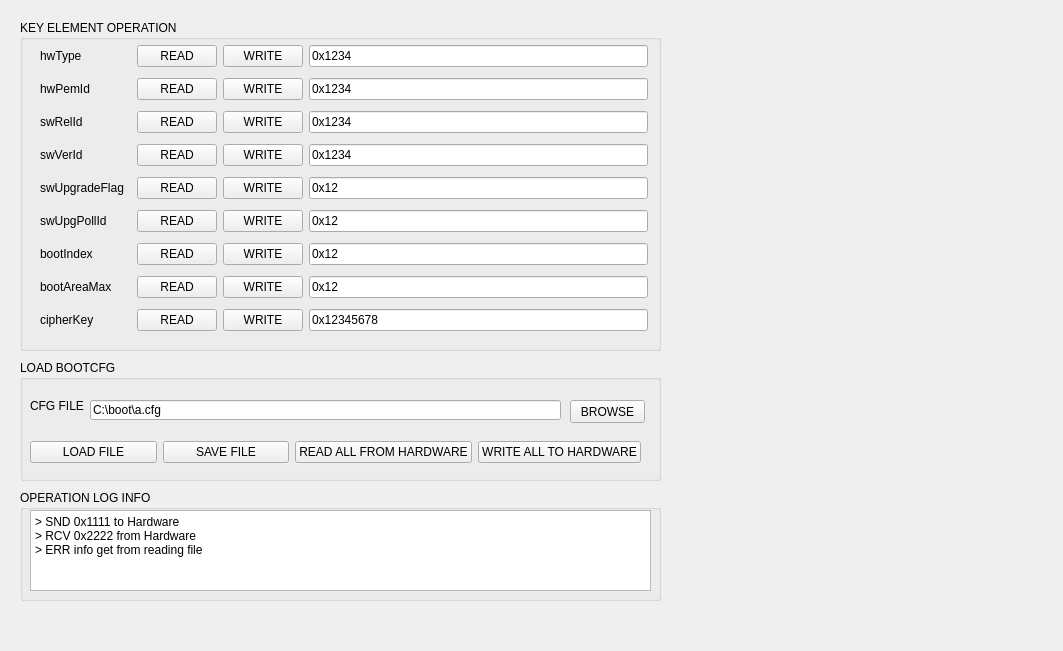
<?xml version="1.0" encoding="UTF-8"?>
<ui version="4.0">
 <class>ObjFmpt2Form</class>
 <widget class="QWidget" name="ObjFmpt2Form">
  <property name="geometry">
   <rect>
    <x>0</x>
    <y>0</y>
    <width>1063</width>
    <height>651</height>
   </rect>
  </property>
  <property name="windowTitle">
   <string>FMPT2</string>
  </property>
  <widget class="QGroupBox" name="groupBox_LoadBootcfg">
   <property name="geometry">
    <rect>
     <x>20</x>
     <y>360</y>
     <width>641</width>
     <height>121</height>
    </rect>
   </property>
   <property name="title">
    <string>LOAD BOOTCFG</string>
   </property>
   <widget class="QLabel" name="label_CfgFile">
    <property name="geometry">
     <rect>
      <x>10</x>
      <y>40</y>
      <width>54</width>
      <height>12</height>
     </rect>
    </property>
    <property name="text">
     <string>CFG FILE</string>
    </property>
   </widget>
   <widget class="QPushButton" name="pushButton_LbcBrowse">
    <property name="geometry">
     <rect>
      <x>550</x>
      <y>40</y>
      <width>75</width>
      <height>23</height>
     </rect>
    </property>
    <property name="text">
     <string>BROWSE</string>
    </property>
   </widget>
   <widget class="QLineEdit" name="lineEdit">
    <property name="geometry">
     <rect>
      <x>70</x>
      <y>40</y>
      <width>471</width>
      <height>20</height>
     </rect>
    </property>
    <property name="text">
     <string>C:\boot\a.cfg</string>
    </property>
   </widget>
   <widget class="QWidget" name="layoutWidget">
    <property name="geometry">
     <rect>
      <x>10</x>
      <y>80</y>
      <width>611</width>
      <height>25</height>
     </rect>
    </property>
    <layout class="QHBoxLayout" name="horizontalLayout">
     <item>
      <widget class="QPushButton" name="pushButton_LbcLoadFile">
       <property name="text">
        <string>LOAD FILE</string>
       </property>
      </widget>
     </item>
     <item>
      <widget class="QPushButton" name="pushButton_LbcSaveFile">
       <property name="text">
        <string>SAVE FILE</string>
       </property>
      </widget>
     </item>
     <item>
      <widget class="QPushButton" name="pushButton_LbcReadAllFromHw">
       <property name="text">
        <string>READ ALL FROM HARDWARE</string>
       </property>
      </widget>
     </item>
     <item>
      <widget class="QPushButton" name="pushButton_LbcWriteAllToHw">
       <property name="text">
        <string>WRITE ALL TO HARDWARE</string>
       </property>
      </widget>
     </item>
    </layout>
   </widget>
  </widget>
  <widget class="QGroupBox" name="groupBox_KeyElementOperation">
   <property name="geometry">
    <rect>
     <x>20</x>
     <y>20</y>
     <width>641</width>
     <height>331</height>
    </rect>
   </property>
   <property name="title">
    <string>KEY ELEMENT OPERATION</string>
   </property>
   <widget class="QWidget" name="layoutWidget">
    <property name="geometry">
     <rect>
      <x>20</x>
      <y>20</y>
      <width>608</width>
      <height>301</height>
     </rect>
    </property>
    <layout class="QVBoxLayout" name="verticalLayout_2">
     <item>
      <layout class="QHBoxLayout" name="horizontalLayout_19">
       <item>
        <widget class="QLabel" name="label_hwType">
         <property name="minimumSize">
          <size>
           <width>91</width>
           <height>0</height>
          </size>
         </property>
         <property name="text">
          <string>hwType</string>
         </property>
        </widget>
       </item>
       <item>
        <widget class="QPushButton" name="pushButton_hwType_read">
         <property name="text">
          <string>READ</string>
         </property>
        </widget>
       </item>
       <item>
        <widget class="QPushButton" name="pushButton_hwType_write">
         <property name="text">
          <string>WRITE</string>
         </property>
        </widget>
       </item>
       <item>
        <widget class="QLineEdit" name="lineEdit_10">
         <property name="text">
          <string>0x1234</string>
         </property>
        </widget>
       </item>
      </layout>
     </item>
     <item>
      <layout class="QHBoxLayout" name="horizontalLayout_20">
       <item>
        <widget class="QLabel" name="label_hwPemId">
         <property name="minimumSize">
          <size>
           <width>91</width>
           <height>0</height>
          </size>
         </property>
         <property name="text">
          <string>hwPemId</string>
         </property>
        </widget>
       </item>
       <item>
        <widget class="QPushButton" name="pushButton_hwPemId_read">
         <property name="text">
          <string>READ</string>
         </property>
        </widget>
       </item>
       <item>
        <widget class="QPushButton" name="pushButton_hwPemId_write">
         <property name="text">
          <string>WRITE</string>
         </property>
        </widget>
       </item>
       <item>
        <widget class="QLineEdit" name="lineEdit_11">
         <property name="text">
          <string>0x1234</string>
         </property>
        </widget>
       </item>
      </layout>
     </item>
     <item>
      <layout class="QHBoxLayout" name="horizontalLayout_21">
       <item>
        <widget class="QLabel" name="label_swRelId">
         <property name="minimumSize">
          <size>
           <width>91</width>
           <height>0</height>
          </size>
         </property>
         <property name="text">
          <string>swRelId</string>
         </property>
        </widget>
       </item>
       <item>
        <widget class="QPushButton" name="pushButton_swRelId_read">
         <property name="text">
          <string>READ</string>
         </property>
        </widget>
       </item>
       <item>
        <widget class="QPushButton" name="pushButton_swRelId_write">
         <property name="text">
          <string>WRITE</string>
         </property>
        </widget>
       </item>
       <item>
        <widget class="QLineEdit" name="lineEdit_12">
         <property name="text">
          <string>0x1234</string>
         </property>
        </widget>
       </item>
      </layout>
     </item>
     <item>
      <layout class="QHBoxLayout" name="horizontalLayout_22">
       <item>
        <widget class="QLabel" name="label_swVerId">
         <property name="minimumSize">
          <size>
           <width>91</width>
           <height>0</height>
          </size>
         </property>
         <property name="text">
          <string>swVerId</string>
         </property>
        </widget>
       </item>
       <item>
        <widget class="QPushButton" name="pushButton_swVerI_read">
         <property name="text">
          <string>READ</string>
         </property>
        </widget>
       </item>
       <item>
        <widget class="QPushButton" name="pushButton_swVerId_write">
         <property name="text">
          <string>WRITE</string>
         </property>
        </widget>
       </item>
       <item>
        <widget class="QLineEdit" name="lineEdit_13">
         <property name="text">
          <string>0x1234</string>
         </property>
        </widget>
       </item>
      </layout>
     </item>
     <item>
      <layout class="QHBoxLayout" name="horizontalLayout_23">
       <item>
        <widget class="QLabel" name="label_swUpgradeFlag">
         <property name="minimumSize">
          <size>
           <width>91</width>
           <height>0</height>
          </size>
         </property>
         <property name="text">
          <string>swUpgradeFlag</string>
         </property>
        </widget>
       </item>
       <item>
        <widget class="QPushButton" name="pushButton_swUpgradeFlag_read">
         <property name="text">
          <string>READ</string>
         </property>
        </widget>
       </item>
       <item>
        <widget class="QPushButton" name="pushButton_swUpgradeFlag_write">
         <property name="text">
          <string>WRITE</string>
         </property>
        </widget>
       </item>
       <item>
        <widget class="QLineEdit" name="lineEdit_14">
         <property name="text">
          <string>0x12</string>
         </property>
        </widget>
       </item>
      </layout>
     </item>
     <item>
      <layout class="QHBoxLayout" name="horizontalLayout_24">
       <item>
        <widget class="QLabel" name="label_swUpgPollId">
         <property name="minimumSize">
          <size>
           <width>91</width>
           <height>0</height>
          </size>
         </property>
         <property name="text">
          <string>swUpgPollId</string>
         </property>
        </widget>
       </item>
       <item>
        <widget class="QPushButton" name="pushButton_swUpgPollId_read">
         <property name="text">
          <string>READ</string>
         </property>
        </widget>
       </item>
       <item>
        <widget class="QPushButton" name="pushButton_swUpgPollId_write">
         <property name="text">
          <string>WRITE</string>
         </property>
        </widget>
       </item>
       <item>
        <widget class="QLineEdit" name="lineEdit_15">
         <property name="text">
          <string>0x12</string>
         </property>
        </widget>
       </item>
      </layout>
     </item>
     <item>
      <layout class="QHBoxLayout" name="horizontalLayout_25">
       <item>
        <widget class="QLabel" name="label_bootIndex">
         <property name="minimumSize">
          <size>
           <width>91</width>
           <height>0</height>
          </size>
         </property>
         <property name="text">
          <string>bootIndex</string>
         </property>
        </widget>
       </item>
       <item>
        <widget class="QPushButton" name="pushButton_bootIndex_read">
         <property name="text">
          <string>READ</string>
         </property>
        </widget>
       </item>
       <item>
        <widget class="QPushButton" name="pushButton_bootInde_write">
         <property name="text">
          <string>WRITE</string>
         </property>
        </widget>
       </item>
       <item>
        <widget class="QLineEdit" name="lineEdit_16">
         <property name="text">
          <string>0x12</string>
         </property>
        </widget>
       </item>
      </layout>
     </item>
     <item>
      <layout class="QHBoxLayout" name="horizontalLayout_26">
       <item>
        <widget class="QLabel" name="label_bootAreaMax">
         <property name="minimumSize">
          <size>
           <width>91</width>
           <height>0</height>
          </size>
         </property>
         <property name="text">
          <string>bootAreaMax</string>
         </property>
        </widget>
       </item>
       <item>
        <widget class="QPushButton" name="pushButton_bootAreaMax_read">
         <property name="text">
          <string>READ</string>
         </property>
        </widget>
       </item>
       <item>
        <widget class="QPushButton" name="pushButton_bootAreaMax_write">
         <property name="text">
          <string>WRITE</string>
         </property>
        </widget>
       </item>
       <item>
        <widget class="QLineEdit" name="lineEdit_17">
         <property name="text">
          <string>0x12</string>
         </property>
        </widget>
       </item>
      </layout>
     </item>
     <item>
      <layout class="QHBoxLayout" name="horizontalLayout_27">
       <item>
        <widget class="QLabel" name="label_cipherKey">
         <property name="minimumSize">
          <size>
           <width>91</width>
           <height>0</height>
          </size>
         </property>
         <property name="text">
          <string>cipherKey</string>
         </property>
        </widget>
       </item>
       <item>
        <widget class="QPushButton" name="pushButton_cipherKey_read">
         <property name="text">
          <string>READ</string>
         </property>
        </widget>
       </item>
       <item>
        <widget class="QPushButton" name="pushButton_cipherKey_write">
         <property name="text">
          <string>WRITE</string>
         </property>
        </widget>
       </item>
       <item>
        <widget class="QLineEdit" name="lineEdit_18">
         <property name="text">
          <string>0x12345678</string>
         </property>
        </widget>
       </item>
      </layout>
     </item>
    </layout>
   </widget>
  </widget>
  <widget class="QGroupBox" name="groupBox_OperationLogInfo">
   <property name="geometry">
    <rect>
     <x>20</x>
     <y>490</y>
     <width>641</width>
     <height>111</height>
    </rect>
   </property>
   <property name="title">
    <string>OPERATION LOG INFO</string>
   </property>
   <widget class="QTextEdit" name="textEdit_OprLogInfo">
    <property name="geometry">
     <rect>
      <x>10</x>
      <y>20</y>
      <width>621</width>
      <height>81</height>
     </rect>
    </property>
    <property name="html">
     <string>&lt;!DOCTYPE HTML PUBLIC &quot;-//W3C//DTD HTML 4.0//EN&quot; &quot;http://www.w3.org/TR/REC-html40/strict.dtd&quot;&gt;
&lt;html&gt;&lt;head&gt;&lt;meta name=&quot;qrichtext&quot; content=&quot;1&quot; /&gt;&lt;style type=&quot;text/css&quot;&gt;
p, li { white-space: pre-wrap; }
&lt;/style&gt;&lt;/head&gt;&lt;body style=&quot; font-family:'SimSun'; font-size:9pt; font-weight:400; font-style:normal;&quot;&gt;
&lt;p style=&quot; margin-top:0px; margin-bottom:0px; margin-left:0px; margin-right:0px; -qt-block-indent:0; text-indent:0px;&quot;&gt;&amp;gt; SND 0x1111 to Hardware&lt;/p&gt;
&lt;p style=&quot; margin-top:0px; margin-bottom:0px; margin-left:0px; margin-right:0px; -qt-block-indent:0; text-indent:0px;&quot;&gt;&amp;gt; RCV 0x2222 from Hardware&lt;/p&gt;
&lt;p style=&quot; margin-top:0px; margin-bottom:0px; margin-left:0px; margin-right:0px; -qt-block-indent:0; text-indent:0px;&quot;&gt;&amp;gt; ERR info get from reading file&lt;/p&gt;&lt;/body&gt;&lt;/html&gt;</string>
    </property>
   </widget>
  </widget>
 </widget>
 <tabstops>
  <tabstop>pushButton_hwType_read</tabstop>
  <tabstop>pushButton_hwType_write</tabstop>
  <tabstop>lineEdit_10</tabstop>
  <tabstop>pushButton_hwPemId_read</tabstop>
  <tabstop>pushButton_hwPemId_write</tabstop>
  <tabstop>lineEdit_11</tabstop>
  <tabstop>pushButton_swRelId_read</tabstop>
  <tabstop>pushButton_swRelId_write</tabstop>
  <tabstop>lineEdit_12</tabstop>
  <tabstop>pushButton_swVerI_read</tabstop>
  <tabstop>pushButton_swVerId_write</tabstop>
  <tabstop>lineEdit_13</tabstop>
  <tabstop>pushButton_swUpgradeFlag_read</tabstop>
  <tabstop>pushButton_swUpgradeFlag_write</tabstop>
  <tabstop>lineEdit_14</tabstop>
  <tabstop>pushButton_swUpgPollId_read</tabstop>
  <tabstop>pushButton_swUpgPollId_write</tabstop>
  <tabstop>lineEdit_15</tabstop>
  <tabstop>pushButton_bootIndex_read</tabstop>
  <tabstop>pushButton_bootInde_write</tabstop>
  <tabstop>lineEdit_16</tabstop>
  <tabstop>pushButton_bootAreaMax_read</tabstop>
  <tabstop>pushButton_bootAreaMax_write</tabstop>
  <tabstop>lineEdit_17</tabstop>
  <tabstop>pushButton_cipherKey_read</tabstop>
  <tabstop>pushButton_cipherKey_write</tabstop>
  <tabstop>lineEdit_18</tabstop>
  <tabstop>lineEdit</tabstop>
  <tabstop>pushButton_LbcBrowse</tabstop>
  <tabstop>pushButton_LbcLoadFile</tabstop>
  <tabstop>pushButton_LbcSaveFile</tabstop>
  <tabstop>pushButton_LbcReadAllFromHw</tabstop>
  <tabstop>pushButton_LbcWriteAllToHw</tabstop>
  <tabstop>textEdit_OprLogInfo</tabstop>
 </tabstops>
 <resources/>
 <connections>
  <connection>
   <sender>pushButton_hwType_read</sender>
   <signal>clicked()</signal>
   <receiver>ObjFmpt2Form</receiver>
   <slot>slotKeoHwTypeRead()</slot>
   <hints>
    <hint type="sourcelabel">
     <x>186</x>
     <y>48</y>
    </hint>
    <hint type="destinationlabel">
     <x>672</x>
     <y>42</y>
    </hint>
   </hints>
  </connection>
  <connection>
   <sender>pushButton_hwType_write</sender>
   <signal>clicked()</signal>
   <receiver>ObjFmpt2Form</receiver>
   <slot>slotKeoHwTypeWrite()</slot>
   <hints>
    <hint type="sourcelabel">
     <x>260</x>
     <y>50</y>
    </hint>
    <hint type="destinationlabel">
     <x>804</x>
     <y>43</y>
    </hint>
   </hints>
  </connection>
  <connection>
   <sender>pushButton_hwPemId_read</sender>
   <signal>clicked()</signal>
   <receiver>ObjFmpt2Form</receiver>
   <slot>slotKeoHwPemIdRead()</slot>
   <hints>
    <hint type="sourcelabel">
     <x>160</x>
     <y>85</y>
    </hint>
    <hint type="destinationlabel">
     <x>667</x>
     <y>85</y>
    </hint>
   </hints>
  </connection>
  <connection>
   <sender>pushButton_hwPemId_write</sender>
   <signal>clicked()</signal>
   <receiver>ObjFmpt2Form</receiver>
   <slot>slotKeoHwPemIdWrite()</slot>
   <hints>
    <hint type="sourcelabel">
     <x>275</x>
     <y>87</y>
    </hint>
    <hint type="destinationlabel">
     <x>801</x>
     <y>84</y>
    </hint>
   </hints>
  </connection>
  <connection>
   <sender>pushButton_swRelId_read</sender>
   <signal>clicked()</signal>
   <receiver>ObjFmpt2Form</receiver>
   <slot>slotKeoSwRelIdRead()</slot>
   <hints>
    <hint type="sourcelabel">
     <x>170</x>
     <y>120</y>
    </hint>
    <hint type="destinationlabel">
     <x>673</x>
     <y>125</y>
    </hint>
   </hints>
  </connection>
  <connection>
   <sender>pushButton_swRelId_write</sender>
   <signal>clicked()</signal>
   <receiver>ObjFmpt2Form</receiver>
   <slot>slotKeoSwRelIdWrite()</slot>
   <hints>
    <hint type="sourcelabel">
     <x>272</x>
     <y>127</y>
    </hint>
    <hint type="destinationlabel">
     <x>812</x>
     <y>115</y>
    </hint>
   </hints>
  </connection>
  <connection>
   <sender>pushButton_swVerI_read</sender>
   <signal>clicked()</signal>
   <receiver>ObjFmpt2Form</receiver>
   <slot>slotKeoSwVerIdRead()</slot>
   <hints>
    <hint type="sourcelabel">
     <x>164</x>
     <y>151</y>
    </hint>
    <hint type="destinationlabel">
     <x>670</x>
     <y>162</y>
    </hint>
   </hints>
  </connection>
  <connection>
   <sender>pushButton_swVerId_write</sender>
   <signal>clicked()</signal>
   <receiver>ObjFmpt2Form</receiver>
   <slot>slotKeoSwVerIdWrite()</slot>
   <hints>
    <hint type="sourcelabel">
     <x>279</x>
     <y>153</y>
    </hint>
    <hint type="destinationlabel">
     <x>812</x>
     <y>155</y>
    </hint>
   </hints>
  </connection>
  <connection>
   <sender>pushButton_swUpgradeFlag_read</sender>
   <signal>clicked()</signal>
   <receiver>ObjFmpt2Form</receiver>
   <slot>slotKeoSwUpgFlagRead()</slot>
   <hints>
    <hint type="sourcelabel">
     <x>177</x>
     <y>191</y>
    </hint>
    <hint type="destinationlabel">
     <x>669</x>
     <y>196</y>
    </hint>
   </hints>
  </connection>
  <connection>
   <sender>pushButton_swUpgradeFlag_write</sender>
   <signal>clicked()</signal>
   <receiver>ObjFmpt2Form</receiver>
   <slot>slotKeoSwUpgFlagWrite()</slot>
   <hints>
    <hint type="sourcelabel">
     <x>264</x>
     <y>192</y>
    </hint>
    <hint type="destinationlabel">
     <x>817</x>
     <y>184</y>
    </hint>
   </hints>
  </connection>
  <connection>
   <sender>pushButton_swUpgPollId_read</sender>
   <signal>clicked()</signal>
   <receiver>ObjFmpt2Form</receiver>
   <slot>slotKeoSwUpgPollIdRead()</slot>
   <hints>
    <hint type="sourcelabel">
     <x>175</x>
     <y>226</y>
    </hint>
    <hint type="destinationlabel">
     <x>668</x>
     <y>222</y>
    </hint>
   </hints>
  </connection>
  <connection>
   <sender>pushButton_swUpgPollId_write</sender>
   <signal>clicked()</signal>
   <receiver>ObjFmpt2Form</receiver>
   <slot>slotKeoSwUpgPollIdWrite()</slot>
   <hints>
    <hint type="sourcelabel">
     <x>268</x>
     <y>224</y>
    </hint>
    <hint type="destinationlabel">
     <x>822</x>
     <y>222</y>
    </hint>
   </hints>
  </connection>
  <connection>
   <sender>pushButton_bootIndex_read</sender>
   <signal>clicked()</signal>
   <receiver>ObjFmpt2Form</receiver>
   <slot>slotKeoBootIndexRead()</slot>
   <hints>
    <hint type="sourcelabel">
     <x>181</x>
     <y>257</y>
    </hint>
    <hint type="destinationlabel">
     <x>669</x>
     <y>256</y>
    </hint>
   </hints>
  </connection>
  <connection>
   <sender>pushButton_bootInde_write</sender>
   <signal>clicked()</signal>
   <receiver>ObjFmpt2Form</receiver>
   <slot>slotKeoBootIndexWrite()</slot>
   <hints>
    <hint type="sourcelabel">
     <x>250</x>
     <y>256</y>
    </hint>
    <hint type="destinationlabel">
     <x>815</x>
     <y>256</y>
    </hint>
   </hints>
  </connection>
  <connection>
   <sender>pushButton_bootAreaMax_read</sender>
   <signal>clicked()</signal>
   <receiver>ObjFmpt2Form</receiver>
   <slot>slotKeoBootAreaMaxRead()</slot>
   <hints>
    <hint type="sourcelabel">
     <x>172</x>
     <y>288</y>
    </hint>
    <hint type="destinationlabel">
     <x>668</x>
     <y>283</y>
    </hint>
   </hints>
  </connection>
  <connection>
   <sender>pushButton_bootAreaMax_write</sender>
   <signal>clicked()</signal>
   <receiver>ObjFmpt2Form</receiver>
   <slot>slotKeoBootAreaMaxWrite()</slot>
   <hints>
    <hint type="sourcelabel">
     <x>268</x>
     <y>293</y>
    </hint>
    <hint type="destinationlabel">
     <x>821</x>
     <y>284</y>
    </hint>
   </hints>
  </connection>
  <connection>
   <sender>pushButton_cipherKey_read</sender>
   <signal>clicked()</signal>
   <receiver>ObjFmpt2Form</receiver>
   <slot>slotKeoCipherKeyRead()</slot>
   <hints>
    <hint type="sourcelabel">
     <x>171</x>
     <y>321</y>
    </hint>
    <hint type="destinationlabel">
     <x>666</x>
     <y>317</y>
    </hint>
   </hints>
  </connection>
  <connection>
   <sender>pushButton_cipherKey_write</sender>
   <signal>clicked()</signal>
   <receiver>ObjFmpt2Form</receiver>
   <slot>slotKeoCipherKeyWrite()</slot>
   <hints>
    <hint type="sourcelabel">
     <x>241</x>
     <y>325</y>
    </hint>
    <hint type="destinationlabel">
     <x>806</x>
     <y>320</y>
    </hint>
   </hints>
  </connection>
  <connection>
   <sender>pushButton_LbcBrowse</sender>
   <signal>clicked()</signal>
   <receiver>ObjFmpt2Form</receiver>
   <slot>slotLbcBrowse()</slot>
   <hints>
    <hint type="sourcelabel">
     <x>600</x>
     <y>412</y>
    </hint>
    <hint type="destinationlabel">
     <x>691</x>
     <y>409</y>
    </hint>
   </hints>
  </connection>
  <connection>
   <sender>pushButton_LbcLoadFile</sender>
   <signal>clicked()</signal>
   <receiver>ObjFmpt2Form</receiver>
   <slot>slotLbcLoadFile()</slot>
   <hints>
    <hint type="sourcelabel">
     <x>137</x>
     <y>448</y>
    </hint>
    <hint type="destinationlabel">
     <x>693</x>
     <y>446</y>
    </hint>
   </hints>
  </connection>
  <connection>
   <sender>pushButton_LbcSaveFile</sender>
   <signal>clicked()</signal>
   <receiver>ObjFmpt2Form</receiver>
   <slot>slotLbcSaveFile()</slot>
   <hints>
    <hint type="sourcelabel">
     <x>242</x>
     <y>454</y>
    </hint>
    <hint type="destinationlabel">
     <x>808</x>
     <y>449</y>
    </hint>
   </hints>
  </connection>
  <connection>
   <sender>pushButton_LbcReadAllFromHw</sender>
   <signal>clicked()</signal>
   <receiver>ObjFmpt2Form</receiver>
   <slot>slotLbcReadFromHw()</slot>
   <hints>
    <hint type="sourcelabel">
     <x>402</x>
     <y>460</y>
    </hint>
    <hint type="destinationlabel">
     <x>696</x>
     <y>492</y>
    </hint>
   </hints>
  </connection>
  <connection>
   <sender>pushButton_LbcWriteAllToHw</sender>
   <signal>clicked()</signal>
   <receiver>ObjFmpt2Form</receiver>
   <slot>slotLbcWriteToHw()</slot>
   <hints>
    <hint type="sourcelabel">
     <x>539</x>
     <y>460</y>
    </hint>
    <hint type="destinationlabel">
     <x>829</x>
     <y>493</y>
    </hint>
   </hints>
  </connection>
 </connections>
 <slots>
  <signal>signal1()</signal>
  <slot>slotKeoHwTypeRead()</slot>
  <slot>slotKeoHwTypeWrite()</slot>
  <slot>slotKeoHwPemIdRead()</slot>
  <slot>slotKeoHwPemIdWrite()</slot>
  <slot>slotKeoSwRelIdRead()</slot>
  <slot>slotKeoSwRelIdWrite()</slot>
  <slot>slotKeoSwVerIdRead()</slot>
  <slot>slotKeoSwVerIdWrite()</slot>
  <slot>slotKeoSwUpgFlagRead()</slot>
  <slot>slotKeoSwUpgFlagWrite()</slot>
  <slot>slotKeoSwUpgPollIdRead()</slot>
  <slot>slotKeoSwUpgPollIdWrite()</slot>
  <slot>slotKeoBootIndexRead()</slot>
  <slot>slotKeoBootIndexWrite()</slot>
  <slot>slotKeoBootAreaMaxRead()</slot>
  <slot>slotKeoBootAreaMaxWrite()</slot>
  <slot>slotKeoCipherKeyRead()</slot>
  <slot>slotKeoCipherKeyWrite()</slot>
  <slot>slotLbcBrowse()</slot>
  <slot>slotLbcLoadFile()</slot>
  <slot>slotLbcSaveFile()</slot>
  <slot>slotLbcReadFromHw()</slot>
  <slot>slotLbcWriteToHw()</slot>
 </slots>
</ui>
